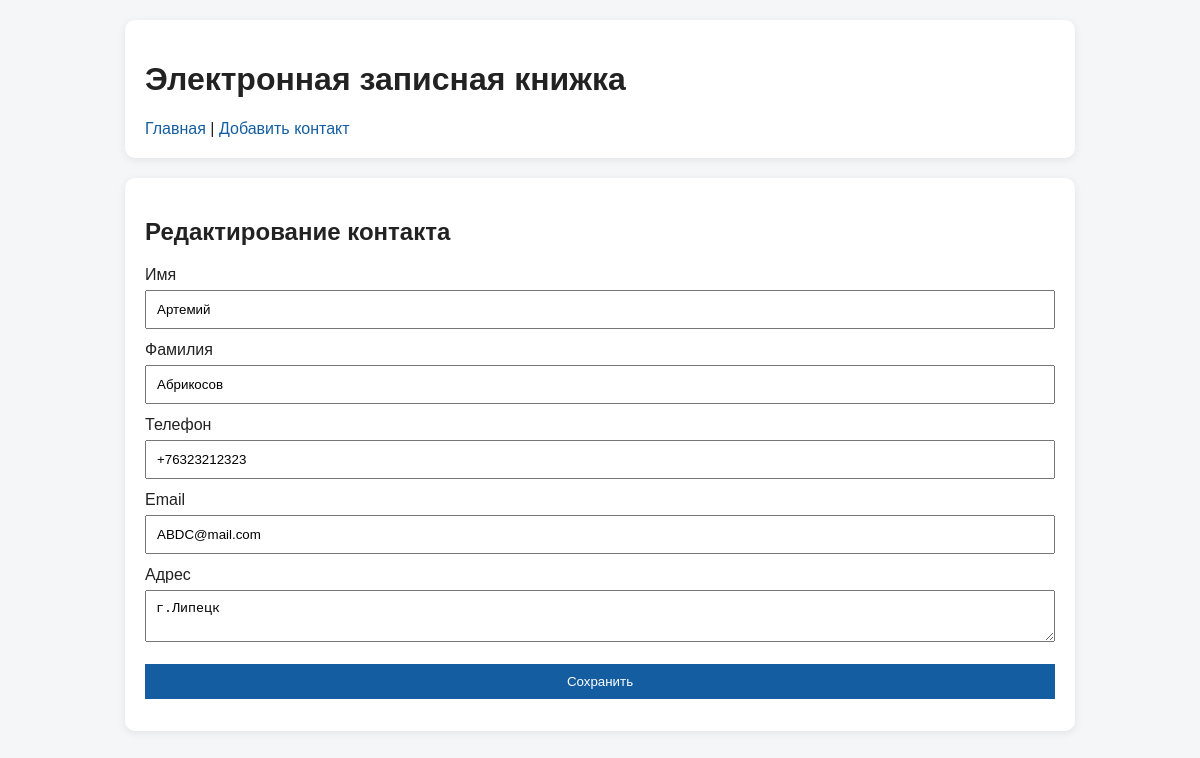
Page /edit/8 on the committed database.
### tables this page shows
CREATE TABLE contacts (
            id INTEGER PRIMARY KEY AUTOINCREMENT,
            first_name TEXT NOT NULL,
            last_name TEXT NOT NULL,
            phone TEXT NOT NULL,
            email TEXT,
            address TEXT
        );

### app.py (the view, shortened to what this page needs)
    @app.route("/edit/<int:contact_id>", methods=["GET", "POST"])
    def edit_contact(contact_id):
        conn = get_connection()
        contact = conn.execute(
            "SELECT * FROM contacts WHERE id = ?", (contact_id,)
        ).fetchone()
        if not contact:
            conn.close()
            return redirect(url_for("index", message="Контакт не найден"))
        conn.close()
        return render_template("form.html", contact=contact, title="Редактирование контакта", error="")

### app.py (called while the page is built)
def get_connection():
    conn = sqlite3.connect(DATABASE)
    conn.row_factory = sqlite3.Row
    return conn

### templates/form.html (shortened to what this page needs)
{% extends "base.html" %}
{% block content %}
<div class="box">
    <h2>{{ title }}</h2>
    <form method="post">
        <label>Имя</label>
        <input type="text" name="first_name" minlength="2" maxlength="50" value="{{ contact.first_name if contact else '' }}" required>
        <label>Фамилия</label>
        <input type="text" name="last_name" minlength="2" maxlength="50" value="{{ contact.last_name if contact else '' }}" required>
        <label>Телефон</label>
        <input type="text" name="phone" maxlength="25" value="{{ contact.phone if contact else '' }}" required>
        <label>Email</label>
        <input type="email" name="email" value="{{ contact.email if contact else '' }}">
        <label>Адрес</label>
        <textarea name="address">{{ contact.address if contact else '' }}</textarea>
        <button type="submit">Сохранить</button>
    </form>
</div>
{% endblock %}

### static/style.css (style rules this page uses)
body { font-family: Arial, sans-serif; max-width: 950px; margin: 20px auto; background: #f4f6f8; color: #222; }
.box { background: white; padding: 20px; border-radius: 10px; box-shadow: 0 2px 8px rgba(0, 0, 0, 0.08); margin-bottom: 20px; }
input, select, textarea, button { width: 100%; padding: 10px; margin-top: 6px; margin-bottom: 12px; box-sizing: border-box; }
button { cursor: pointer; background: #145da0; color: white; border: none; }

### rows in the picture
contacts: first_name "Артемий", last_name "Абрикосов", phone "+76323212323", email "ABDC@mail.com", address "г.Липецк"

### other values in the picture
{{ title }} "Редактирование контакта"
